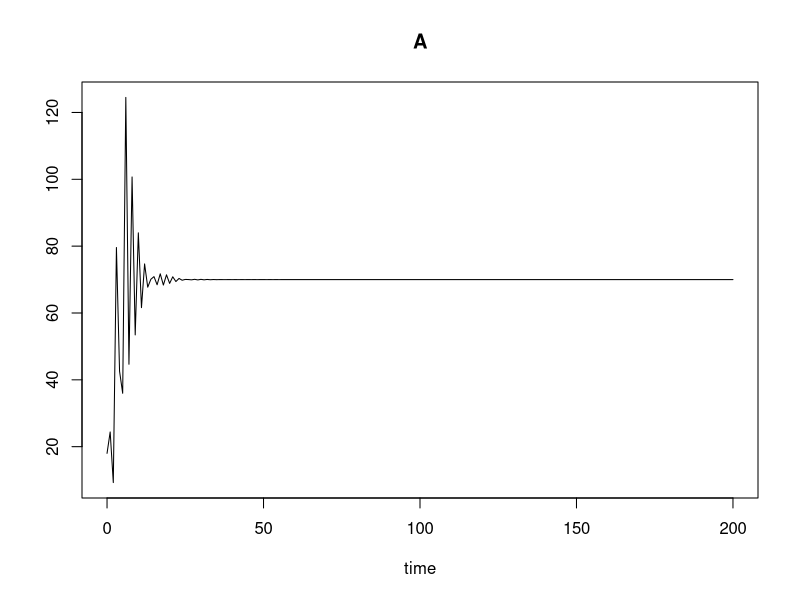
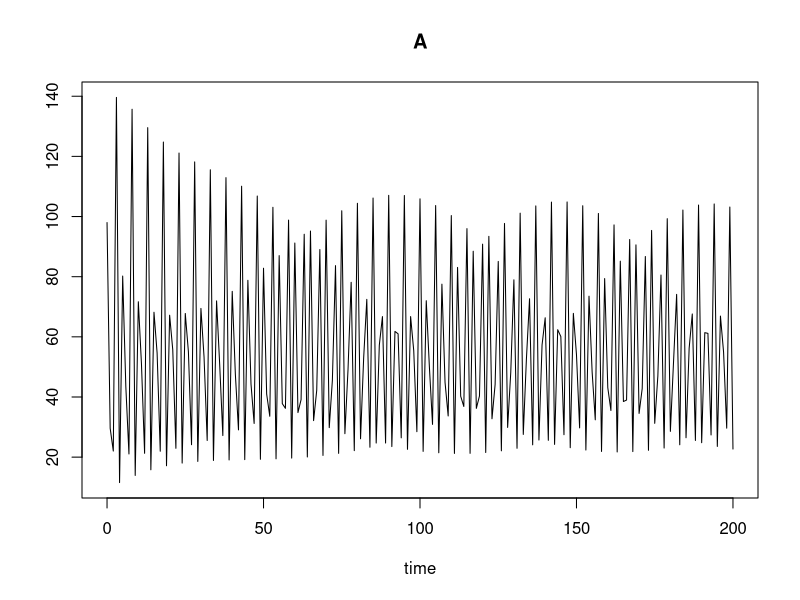

These charts were generated, in order, by the following R code:
## ---- chunk 1
knitr::opts_chunk$set(echo = TRUE)
## ---- chunk 2
library(caret)
library(lattice)
library(ggplot2)
library(dplyr)

## ---- chunk 3
parameters1 <- c(b = 7.48, c_ea = 0.009, c_pa = 0.004, c_el = 0.012, u_p = 0, u_l = 0.267, u_a = 0.73)

#rand11 <- sample(2:100,1)
#rand21 <- sample(2:100,1)
#rand31 <- sample(2:100,1)

state1 <- c(L = sample(2:100,1), P = sample(2:100,1), A = sample(2:100,1))



#ODE's that model Beetles
beetles1<-function(t, state, parameters) {
  with(as.list(c(state, parameters)),{
    # rate of change
    L1 <- b * A * exp((-c_el * L) - (c_ea * A))
    P1 <- L * (1 - u_l) 
    A1 <- (P * exp(-c_pa * A) + A * (1 - u_a)) 
    
    # return the rate of change
    list(c(L1, P1, A1))
  }) # end with(as.list ...
}

times1 <- seq(0, 200)

#Plotting A vs Time Graph
library(deSolve)
Time_Series_Stable <- ode(y = state1, times = times1, func = beetles1, parms = parameters1, method = "iteration")
plot(Time_Series_Stable, select = NULL, which = c('A'), ask = NULL,
              obs = NULL, obspar = list())
## ---- chunk 4
parameters2 <- c(b = 7.48, c_ea = 0.009, c_pa = 0.004, c_el = 0.012, u_p = 0, u_l = 0.267, u_a = 0.96)

state2 <- c(L = sample(2:100,1), P = sample(2:100,1), A = sample(2:100,1))


beetles2<-function(t, state, parameters) {
  with(as.list(c(state, parameters)),{
    # rate of change
    L1 <- b * A * exp((-c_el * L) - (c_ea * A))
    P1 <- L * (1 - u_l) 
    A1 <- (P * exp(-c_pa * A) + A * (1 - u_a)) 
    
    # return the rate of change
    list(c(L1, P1, A1))
  }) # end with(as.list ...
}

times2 <- seq(0, 200)

library(deSolve)
Time_Series_Aperiodic <- ode(y = state2, times = times2, func = beetles2, parms = parameters2, method = "iteration")
head(Time_Series_Aperiodic)

#Plotting A vs Time Graph
plot(Time_Series_Aperiodic, select = NULL, which = c('A'), ask = NULL,
              obs = NULL, obspar = list())

## ---- chunk 5
#Turning Atomic Vector into dataframe for manipulation
total_df <- as.data.frame(rbind(Time_Series_Stable,Time_Series_Aperiodic)) %>%
  select(time, A)
  
#Add another column with Stable or Aperiodic
total_df$Classification =c(rep("Stable",201),rep("Aperiodic",201))



#K-Means
kmeans(total_df$A, 2,25)

#ConfusionMatrix
kmtotal_df <- kmeans(total_df$A, 2,25)
km_clusters <- kmtotal_df$cluster
correct <- rep(c("+","-"), each=201)
table(km_clusters,correct)
